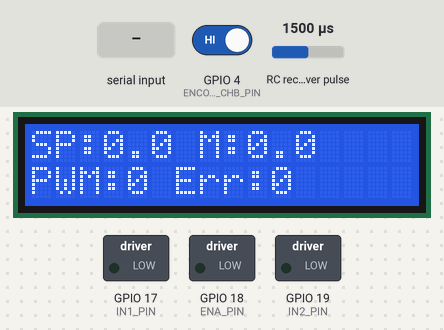
A sketch run on a simulated ESP32. Parts: 16×2 character LCD, switched loads named in the sketch (green lamp = pin HIGH). Wiring (inferred from the names in the program): RC receiver channel: data GPIO 2. Inputs (shaded band) come from the test bench; at power-on: RC receiver pulse 1500 µs, GPIO 4 (ENCODER_CHB_PIN) HIGH. What the sketch prints to the serial monitor is not drawn.

Above: at 1.4 s.
1.5 s: RC receiver pulse (sensor on GPIO 2) set to 1020 µs
At 2.27 s:
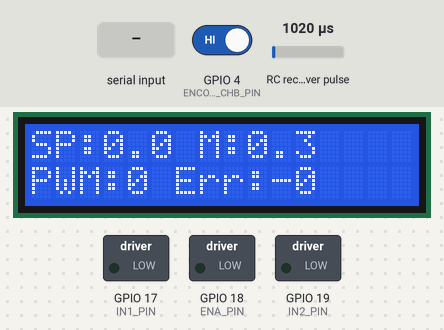
4.0 s: "X90\n" received over Serial
At 9.77 s:
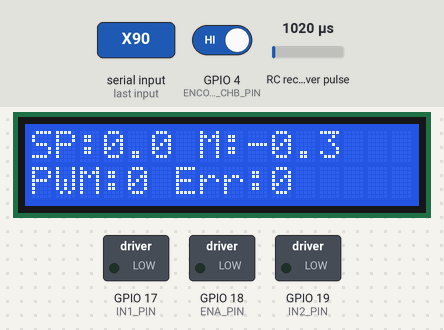
Timing chart, 0 to 11.3 s (numbered marks = the images above; inputs shaded):
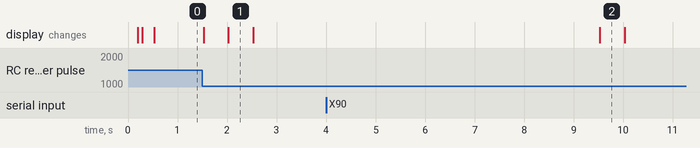

Measured:
- after the input at 1.5 s, the display: first differs from a run without the input after 0.53 s (image 1)
- after the input at 4.0 s, the display: changes after 5.5 s (image 2)
- what the display in image 1 shows lasts 0.5 s, from 2.0 s to 2.5 s

The sketch:

lazo_abierto.ino
```cpp
#include <Arduino.h>
#include <Wire.h>
#include <LiquidCrystal_I2C.h>

// ================== CONFIGURACIÓN DE PINES ==================
const int ENA_PIN           = 18;   // PWM puente H (LEDC)
const int IN1_PIN           = 17;   // Dirección 1
const int IN2_PIN           = 19;   // Dirección 2

const int ENCODER_CHA_PIN   = 2;    // Canal A del encoder (interrupción)
const int ENCODER_CHB_PIN   = 4;    // Canal B

// LCD I2C
LiquidCrystal_I2C lcd(0x27, 16, 2); // Dirección 0x27, LCD 16x2

// ================== PARÁMETROS DEL ENCODER ==================
#define CPR_PER_CHANNEL 480
#define PULSOS_POR_REV (CPR_PER_CHANNEL * 4)  // 1920 pulsos/vuelta (cuadratura x4)

// ================== PWM (LEDC) PARA ESP32 ==================
const int PWM_CHANNEL       = 0;
const int PWM_FREQ          = 20000;    // 20 kHz
const int PWM_RESOLUTION    = 8;        // 8 bits → 0..255
const int PWM_MAX           = (1 << PWM_RESOLUTION) - 1; // 255

const int PWM_MIN_RUN       = 120;      // Valor experimental de arranque

// ================== CONTROL DE VELOCIDAD ==================
const unsigned long CONTROL_PERIOD_MS = 100;
const unsigned long DISPLAY_PERIOD_MS = 500;

// Variables globales
volatile long encoderTicks = 0;
float rpmPerTick = 0.0;

volatile float setpointRPM = 0.0;
float measuredRPM = 0.0;
float errorRPM    = 0.0;
int currentPWM    = 0;                  // ← VARIABLE NUEVA: PWM actual

unsigned long lastControlMillis = 0;
unsigned long lastDisplayMillis = 0;

// ================== MANEJO DE CONSOLA SERIE ==================
enum InputState { NORMAL, ENTERING_SP };
InputState inputState = NORMAL;
String inputBuffer = "";
const char SETPOINT_KEY = 'S';

// ================== PROTOTIPOS ==================
void IRAM_ATTR encoderISR();
void stopMotor();
void setMotorDirection(bool forward);
void updateSpeedAndControl();
void updateDisplay();
void handleSerial();
void enterSetpointMode();
void processSetpointBuffer();
void emergencyStop();

// ================== ISR ENCODER ==================
void IRAM_ATTR encoderISR() {
  bool a = digitalRead(ENCODER_CHA_PIN);
  bool b = digitalRead(ENCODER_CHB_PIN);
  if (a == b) {
    encoderTicks--;
  } else {
    encoderTicks++;
  }
}

// ================== SETUP ==================
void setup() {
  Serial.begin(115200);
  delay(200);

  pinMode(IN1_PIN, OUTPUT);
  pinMode(IN2_PIN, OUTPUT);

  ledcSetup(PWM_CHANNEL, PWM_FREQ, PWM_RESOLUTION);
  ledcAttachPin(ENA_PIN, PWM_CHANNEL);
  ledcWrite(PWM_CHANNEL, 0);

  pinMode(ENCODER_CHA_PIN, INPUT_PULLUP);
  pinMode(ENCODER_CHB_PIN, INPUT_PULLUP);
  attachInterrupt(digitalPinToInterrupt(ENCODER_CHA_PIN), encoderISR, CHANGE);

  stopMotor();
  setpointRPM = 0.0;

  lcd.init();
  lcd.backlight();
  lcd.clear();
  lcd.setCursor(0, 0);
  lcd.print("Speed Control");
  lcd.setCursor(0, 1);
  lcd.print("SP=0 PWM=0");

  rpmPerTick = (60.0f * 1000.0f) / (PULSOS_POR_REV * CONTROL_PERIOD_MS);

  Serial.println();
  Serial.println("===== Control de velocidad (LAZO ABIERTO) =====");
  Serial.println("Teclas: S → nueva consigna | X → paro emergencia");
  Serial.println("Salida: SP | RPM medidos | Error | PWM actual");
  Serial.println();
}

// ================== LOOP ==================
void loop() {
  handleSerial();

  unsigned long now = millis();

  if (now - lastControlMillis >= CONTROL_PERIOD_MS) {
    lastControlMillis = now;
    updateSpeedAndControl();
  }

  if (now - lastDisplayMillis >= DISPLAY_PERIOD_MS) {
    lastDisplayMillis = now;
    updateDisplay();
  }
}

// ================== FUNCIONES DE MOTOR ==================
void stopMotor() {
  currentPWM = 0;
  ledcWrite(PWM_CHANNEL, 0);
  digitalWrite(IN1_PIN, LOW);
  digitalWrite(IN2_PIN, LOW);
}

void setMotorDirection(bool forward) {
  if (forward) {
    digitalWrite(IN1_PIN, HIGH);
    digitalWrite(IN2_PIN, LOW);
  } else {
    digitalWrite(IN1_PIN, LOW);
    digitalWrite(IN2_PIN, HIGH);
  }
}

// ================== CONTROL LAZO ABIERTO ==================
void updateSpeedAndControl() {
  long ticks;
  noInterrupts();
  ticks = encoderTicks;
  encoderTicks = 0;
  interrupts();

  measuredRPM = ticks * rpmPerTick;

  if (setpointRPM == 0.0f) {
    stopMotor();
    errorRPM = -measuredRPM;
    return;
  }

  bool forward = (setpointRPM >= 0.0f);
  setMotorDirection(forward);

  float spAbs = fabs(setpointRPM);
  const float RPM_MAX_UTIL = 80.0f;
  if (spAbs > RPM_MAX_UTIL) spAbs = RPM_MAX_UTIL;

  int duty = 0;
  if (spAbs >= 1.0f) {
    duty = PWM_MIN_RUN + (int)((spAbs - 1.0f) * (float)(PWM_MAX - PWM_MIN_RUN) / (RPM_MAX_UTIL - 1.0f));
    if (duty > PWM_MAX) duty = PWM_MAX;
  }

  currentPWM = duty;                   // ← Guardamos el valor actual de PWM
  ledcWrite(PWM_CHANNEL, duty);

  errorRPM = setpointRPM - measuredRPM;
}

// ================== ACTUALIZACIÓN DE PANTALLA Y SERIAL (CON PWM) ==================
void updateDisplay() {
  // ---------- SALIDA SERIAL (ahora incluye PWM) ----------
  Serial.print("SP=");
  Serial.print(setpointRPM, 1);
  Serial.print(" RPM | M=");
  Serial.print(measuredRPM, 1);
  Serial.print(" RPM | Err=");
  Serial.print(errorRPM, 1);
  Serial.print(" RPM | PWM=");
  Serial.print(currentPWM);           // ← AQUÍ ESTÁ EL VALOR DE PWM
  Serial.print("/255 (");
  Serial.print((currentPWM * 100) / 255);
  Serial.println("%)");

  // ---------- LCD ----------
  lcd.clear();
  lcd.setCursor(0, 0);
  lcd.print("SP:");
  lcd.print(setpointRPM, 1);
  lcd.print(" M:");
  lcd.print(measuredRPM, 1);

  lcd.setCursor(0, 1);
  lcd.print("PWM:");
  lcd.print(currentPWM);
  lcd.print(" Err:");
  lcd.print(errorRPM, 0);
}

// ================== MANEJO DE CONSOLA SERIE (sin cambios) ==================
void handleSerial() {
  while (Serial.available() > 0) {
    char c = Serial.read();

    if (c == 'X' || c == 'x') {
      emergencyStop();
      continue;
    }

    if (inputState == NORMAL) {
      if (toupper(c) == SETPOINT_KEY) {
        enterSetpointMode();
      }
    } else if (inputState == ENTERING_SP) {
      if (c == '\r' || c == '\n') {
        if (inputBuffer.length() > 0) processSetpointBuffer();
        else {
          Serial.println();
          Serial.print("Ingrese consigna [-80..80] RPM y ENTER: ");
        }
      }
      else if (c == '\b' || c == 127) {
        if (inputBuffer.length() > 0) {
          inputBuffer.remove(inputBuffer.length() - 1);
          Serial.print("\b \b");
        }
      }
      else if (c == '+' || c == '-' || c == '.' || isDigit(c)) {
        inputBuffer += c;
        Serial.print(c);
      }
    }
  }
}

void enterSetpointMode() {
  inputState = ENTERING_SP;
  inputBuffer = "";
  Serial.println();
  Serial.println("=== MODO CONSIGNA ===");
  Serial.print("Ingrese consigna [-80..80] RPM y ENTER: ");
}

void processSetpointBuffer() {
  Serial.println();
  float value = inputBuffer.toFloat();
  if (value < -80.0f) value = -80.0f;
  if (value >  80.0f) value =  80.0f;

  setpointRPM = value;
  inputBuffer = "";
  inputState = NORMAL;

  Serial.print("Nueva consigna: ");
  Serial.print(setpointRPM, 1);
  Serial.println(" RPM");
}

void emergencyStop() {
  setpointRPM = 0.0f;
  stopMotor();
  Serial.println("\n>>> PARO DE EMERGENCIA <<< Motor detenido");
}
```
